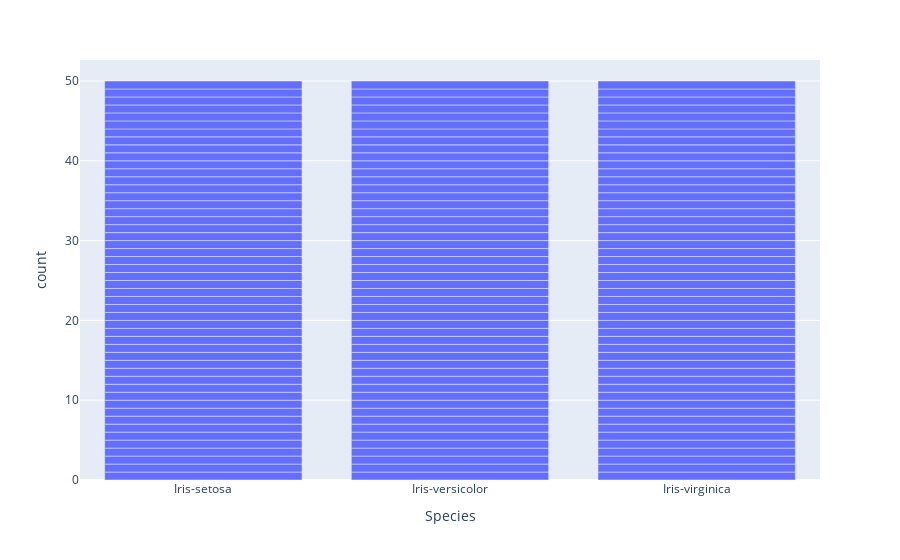

The notebook cell this image was saved under:
### Markdown cell above
### 1. create a bar plot for count the frequency of the three species.

### Code cell
px.bar(df,x='Species')

### Figure 1 — Plotly figure (JSON) as saved in the notebook; plotly's stock layout.template omitted (floating-point values rounded to 4 significant figures; data arrays with more than 128 entries replaced by an {"elided": "..."} marker saying what was removed)
{"data": [{"alignmentgroup": "True", "hovertemplate": "Species=%{x}<br>count=%{y}<extra></extra>", "legendgroup": "", "marker": {"color": "#636efa", "pattern": {"shape": ""}}, "name": "", "offsetgroup": "", "orientation": "v", "showlegend": false, "textposition": "auto", "type": "bar", "x": {"elided": "150 str values"}, "xaxis": "x", "y": {"elided": "150 int values"}, "yaxis": "y"}], "layout": {"barmode": "relative", "legend": {"tracegroupgap": 0}, "margin": {"t": 60}, "xaxis": {"anchor": "y", "domain": [0, 1], "title": {"text": "Species"}}, "yaxis": {"anchor": "x", "domain": [0, 1], "title": {"text": "count"}}}}
